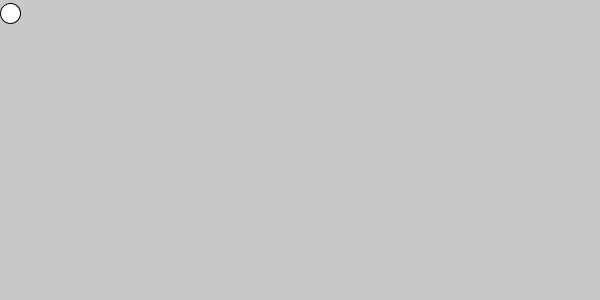
Frame 1 (no input)
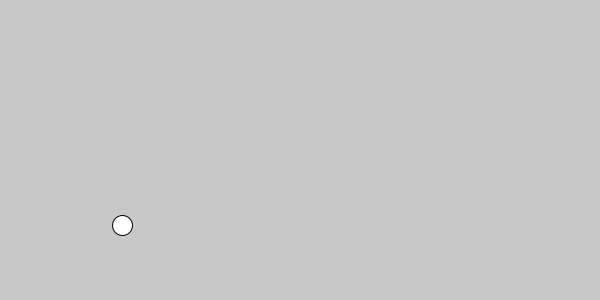
Frame 60 (the mouse pressed at the canvas centre just before this capture)
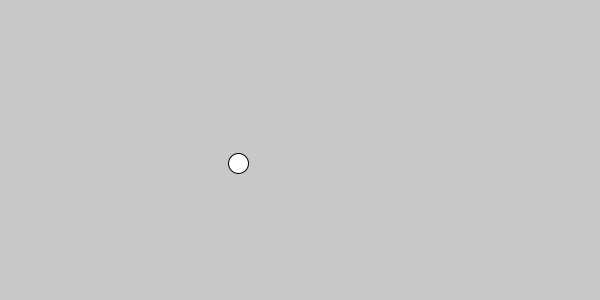
Frame 120 (the mouse held since frame 60 and released just before this capture)

The Processing sketch that drew these frames (run headless with seeded random() and noise(); from frame 60 on, the mouse is pressed at the canvas centre):

// Processing sketch: processing_154767
// ── processing_154767.pde

float x, y;
float x_velocity, y_velocity;
float gravity;
float radius;
void setup()
{
size(600, 300);
x = 2;
y = 10;
x_velocity = 7.75;
y_velocity = 3;
gravity = .12;
radius = 10;
}
void draw()
{
background(200);
y_velocity += gravity;
x += x_velocity ;
y += y_velocity ;
if ( y>(height-radius) )
{
y = height-radius;
y_velocity *= -0.7;
}
if ( x<radius )
{
x = radius;
x_velocity *= -0.5;
}
if ( x>(width-radius) )
{
x = width-radius;
x_velocity *= -0.5;
}
ball(x, y);
}
void ball(float x, float y)
{
pushMatrix();
translate(x, y);
ellipseMode(RADIUS);
ellipse(0, 0, radius, radius);
popMatrix();
}
